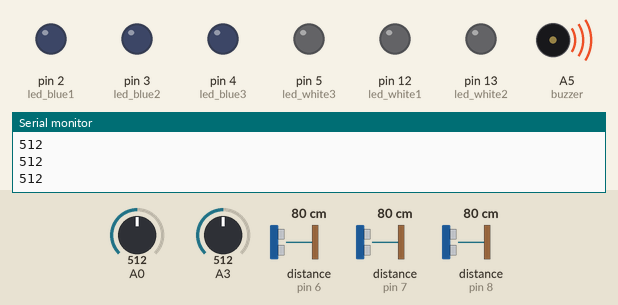
This sketch was run on a simulated Arduino Uno, built with avr-gcc and run on an emulated ATmega328P. Shown: output pins drawn as LEDs (lit = HIGH), buzzer (waves = sounding), the last lines printed to the serial monitor. The inputs (shaded band) are chosen by the test bench; at power-on: A0 = 512, A3 = 512, distance to the obstacle (sensors on pin 6, pin 7, pin 8) 80 cm. The echo pulse lasts 58.3 µs per cm; pins used as bus, display or sensor lines are not drawn.

Above: at 1.2 s.
1.3 s: A0 set to 317
2.8 s: A0 set to 285
At 3.5 s:
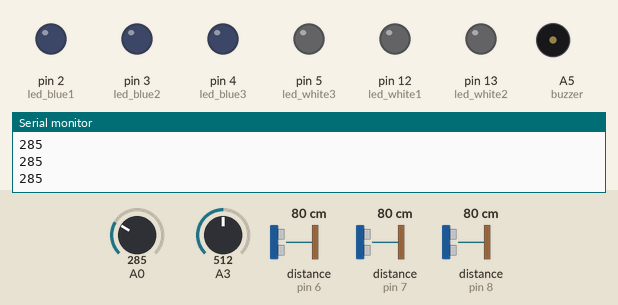
4.3 s: A3 set to 108
5.8 s: A3 set to 91
At 6.4 s:
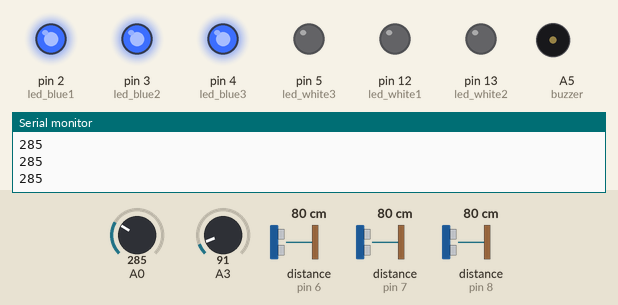
7.3 s: A0 set to 306
At 8.5 s:
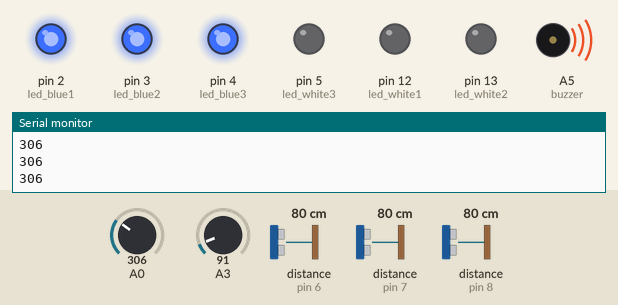
8.8 s: A0 set to 290
At 9.7 s:
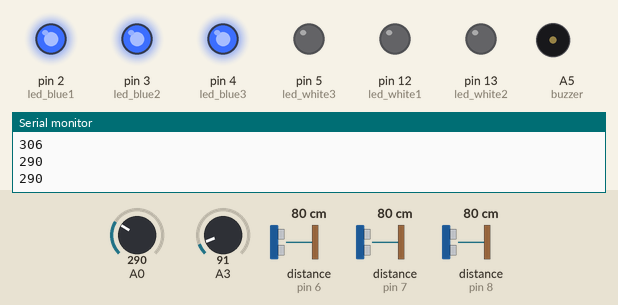
Timing chart, 0 to 11.5 s (numbered marks = the images above; inputs shaded):
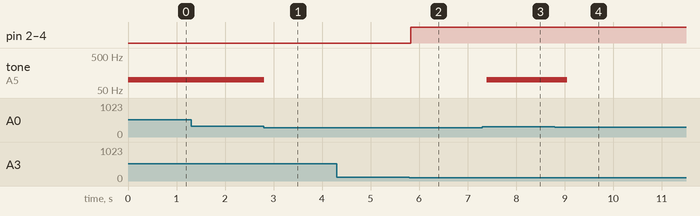

Measured:
- the behaviour switches between 301 and 300 on A0 (found by bisection; images 0 and 1)
- the behaviour switches between 100 and 99 on A3 (found by bisection; images 1 and 2)
- after the input at 2.8 s, tone on A5 (buzzer): 100 Hz → silent at once
- after the input at 5.8 s, pin 2 (led_blue1), pin 3 (led_blue2), pin 4 (led_blue3): LOW → HIGH at once
- after the input at 7.3 s, tone on A5 (buzzer): silent → 100 Hz after 0.09 s
- after the input at 8.8 s, tone on A5 (buzzer): 100 Hz → silent after 0.25 s

The sketch:

Projectcode.ino
```cpp
#define  trigpin1 9
#define trigpin2 10
#define trigpin3 11
#define echopin1 6
#define echopin2 7
#define echopin3 8
#define led_white1 12
#define led_white2 13
#define led_white3 5
int light;

int buzzer=A5;
#define led_blue1 2
#define led_blue2 3
#define led_blue3 4
void setup() {
Serial.begin(9600);

pinMode(A0, INPUT);
  pinMode(buzzer, OUTPUT);

pinMode(led_blue1,OUTPUT);
pinMode(led_blue2,OUTPUT);
pinMode(led_blue3,OUTPUT);
pinMode(trigpin1,OUTPUT);
pinMode(echopin1,INPUT);

pinMode(trigpin2,OUTPUT);
pinMode(echopin2,INPUT);

pinMode(trigpin3,OUTPUT);
pinMode(echopin3,INPUT);


pinMode(led_white1,OUTPUT);
pinMode(led_white2,OUTPUT);
pinMode(led_white3,OUTPUT);
}

void loop() {
light=analogRead(A3);

digitalWrite(led_white1,LOW);
digitalWrite(led_white2,LOW);
digitalWrite(led_white3,LOW);
if(light<100)
{
digitalWrite(led_blue1,HIGH);
digitalWrite(led_blue2,HIGH);
digitalWrite(led_blue3,HIGH);

long  duration,distance,first_sensor,second_sensor,third_sensor;


 while(1)
 {
  digitalWrite(trigpin1,LOW);
delayMicroseconds(2);
digitalWrite(trigpin1,HIGH);
delayMicroseconds(10);
digitalWrite(trigpin1,LOW);
duration=pulseIn(echopin1,HIGH);
distance=(duration/2)/29.1;
 delay(100);

first_sensor=distance;

if( first_sensor<=10)
{digitalWrite(led_white1,HIGH);
digitalWrite(led_white2,HIGH);
delayMicroseconds(100000);
}
else
 break;
}

digitalWrite(led_white1,LOW);
while(1)
{

delayMicroseconds(10);
digitalWrite(trigpin2,LOW);
delayMicroseconds(2);
digitalWrite(trigpin2,HIGH);
delayMicroseconds(10);
digitalWrite(trigpin2,LOW);
duration=pulseIn(echopin2,HIGH);
distance=(duration/2)/29.1;
delay(100);

second_sensor=distance;

if(second_sensor<=10)
{
  digitalWrite(led_white2,HIGH);
digitalWrite(led_white3,HIGH);

}
else
break;
}
digitalWrite(led_white2,LOW);

while(1)
{

delayMicroseconds(10);
digitalWrite(trigpin3,LOW);
delayMicroseconds(2);
digitalWrite(trigpin3,HIGH);
delayMicroseconds(10);
digitalWrite(trigpin3,LOW);
duration=pulseIn(echopin3,HIGH);
distance=(duration/2)/29.1;
delay(100);

 third_sensor=distance;

if(third_sensor<=10)
digitalWrite(led_white3,HIGH);

else
break;
}
digitalWrite(led_white3,LOW);

digitalWrite(led_white1,LOW);
digitalWrite(led_white2,LOW);

}
else
{digitalWrite(led_blue1,LOW);
digitalWrite(led_blue2,LOW);
digitalWrite(led_blue3,LOW);
}
noTone(buzzer);
int sensorValue = analogRead(A0);
Serial.println(sensorValue);
if(sensorValue>300)
  tone(buzzer,100);
 else
  noTone(buzzer);

delay(100);
}
```
